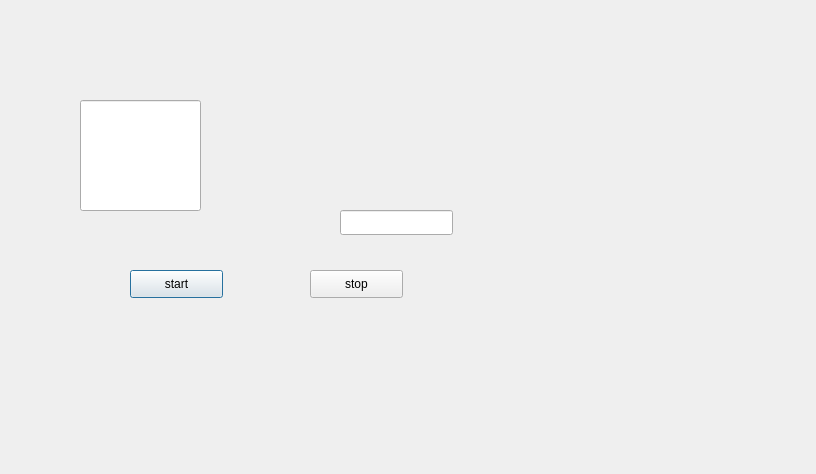
<?xml version="1.0" encoding="UTF-8"?>
<ui version="4.0">
 <class>Dialog</class>
 <widget class="QDialog" name="Dialog">
  <property name="geometry">
   <rect>
    <x>0</x>
    <y>0</y>
    <width>816</width>
    <height>474</height>
   </rect>
  </property>
  <property name="windowTitle">
   <string>Dialog</string>
  </property>
  <widget class="MyLineEdit" name="lineEdit">
   <property name="geometry">
    <rect>
     <x>340</x>
     <y>210</y>
     <width>113</width>
     <height>25</height>
    </rect>
   </property>
  </widget>
  <widget class="QLineEdit" name="lineEdit_2">
   <property name="geometry">
    <rect>
     <x>80</x>
     <y>100</y>
     <width>121</width>
     <height>111</height>
    </rect>
   </property>
  </widget>
  <widget class="QPushButton" name="pushButton_start">
   <property name="geometry">
    <rect>
     <x>130</x>
     <y>270</y>
     <width>93</width>
     <height>28</height>
    </rect>
   </property>
   <property name="text">
    <string>start</string>
   </property>
  </widget>
  <widget class="QPushButton" name="pushButton_stop">
   <property name="geometry">
    <rect>
     <x>310</x>
     <y>270</y>
     <width>93</width>
     <height>28</height>
    </rect>
   </property>
   <property name="text">
    <string>stop</string>
   </property>
  </widget>
 </widget>
 <customwidgets>
  <customwidget>
   <class>MyLineEdit</class>
   <extends>QLineEdit</extends>
   <header>mylineedit.h</header>
  </customwidget>
 </customwidgets>
 <resources/>
 <connections/>
</ui>
